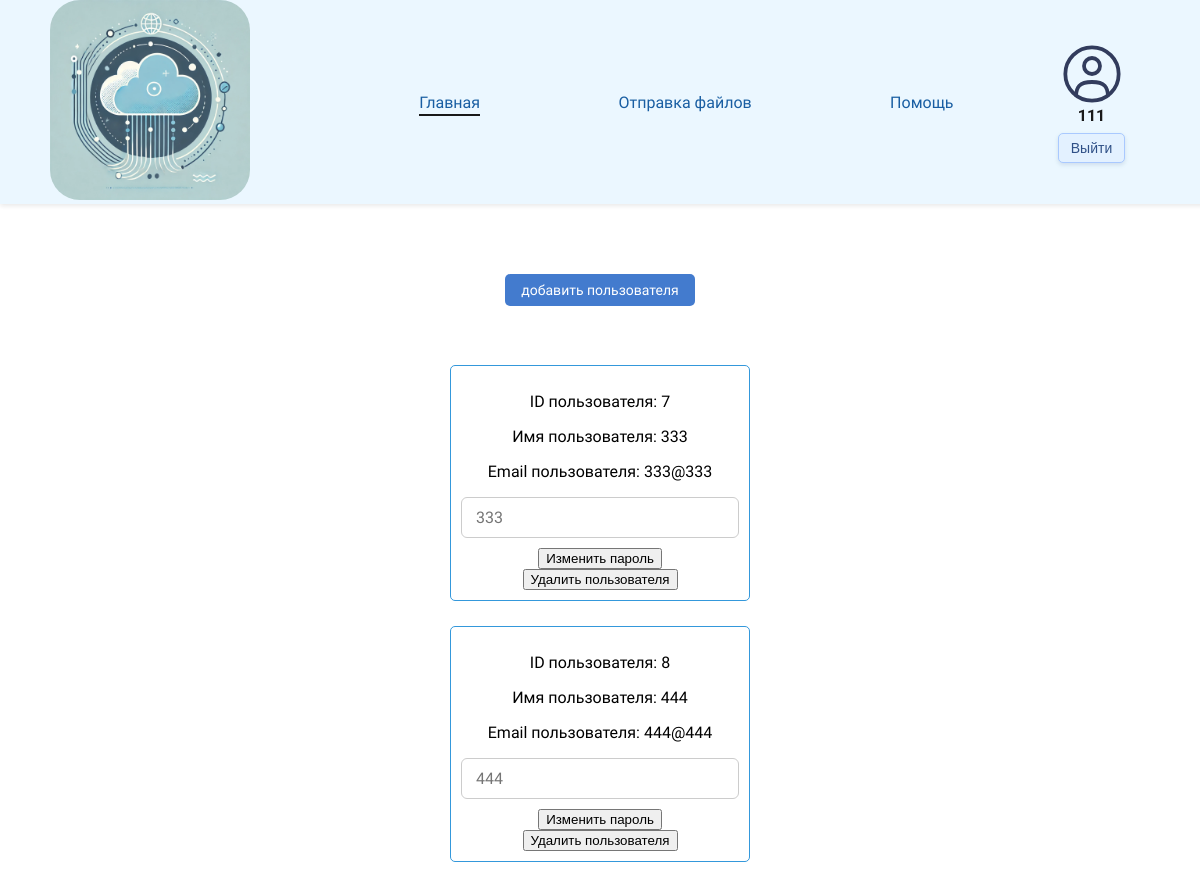
The app's page /pages/adminPage.php (signed in) with its own data.
### tables this page shows
CREATE TABLE `users` (
  `id` int NOT NULL,
  `login` varchar(230) NOT NULL,
  `email` varchar(200) NOT NULL,
  `password` varchar(200) NOT NULL,
  `role` enum('0','1') NOT NULL DEFAULT '0'
);

### pages/adminPage.php (the view, shortened to what this page needs)
<? session_start();
require_once '../db/connection.php';
$users = $conn->prepare('SELECT `id`, `login`, `email`, `password`, `role` FROM `users` WHERE id != ?');
$users->execute([$_SESSION['id']]);
$users = $users->fetchAll();
?>
<!DOCTYPE html>
<html lang="ru">
<head>
    <link rel="stylesheet" href="../css/style.css">
    <link rel="stylesheet" href="../css/adminPage.css">
</head>
<body>
    <header class="header">
        <a href="#"><img class="logo" src="../images/logo.webp" alt="Логотип компании"></a>
        <nav class="header__nav">
            <div class="header__cat">
                <a href="userPage.php" class="header__cat-link active">Главная</a>
                <a href="filesPage.php" class="header__cat-link">Отправка файлов</a>
                <a href="helpPage.php" class="header__cat-link">Помощь</a>
            </div>
            <div class="header__user">
                <div class="profile-container">
                    <div class="profile-container__info">
                        <p><? echo $_SESSION['login'] ?></p>
                    </div>
                    <form action="../php/logout.php" method="post" style="margin-top: 8px;">
                        <input class="profile-container__button" type="submit" value="Выйти">
                    </form>
                </div>
            </div>
        </nav>
    </header>
    <main class="page-content">
        <div class="header__manage">
            <div class="profile-container">
                <details id="registrationDetails">
                    <summary style="cursor: pointer;" class="sign_up">добавить пользователя</summary>
                </details>
            </div>
            <div style="margin-top: 30px;">
                <? foreach ($users as $user): ?>
                    <form class="users" action="../php/editUser.php" method="post">
                        <p>ID пользователя: <?= $user['id'] ?></p>
                        <p>Имя пользователя: <?= $user['login'] ?></p>
                        <p>Email пользователя: <?= $user['email'] ?></p>
                        <input style="margin-bottom: 10px;" type="text" name="changePass" placeholder="<?= $user['password']?>">
                        <input type="submit" name="changePassBtn" value="Изменить пароль">
                        <input type="submit" name="delUserBtn" value="Удалить пользователя">
                    </form>
                <?php endforeach; ?>
            </div>
        </div>
    </main>
</body>
</html>

### css/style.css (style rules this page uses)
body { margin: 0; font-family: 'Comfortaa', cursive; background-color: #ffffff; }
.header { position: fixed; top: 0; left: 0; width: 100%; background-color: white; z-index: 100; box-shadow: 0px 2px 5px rgba(0, 0, 0, 0.1); display: flex; padding: 0 50px 0 50px; justify-content: space-between; align-items: center; background-color: #e9f7ff; opacity: 0.9; }
.header__nav { display: flex; flex-direction: row; justify-content: space-between; width: 75vw; align-items: center; }
.header__cat { display: flex; flex-direction: row; width: 70vw; justify-content: space-around; margin-right: 35px; align-items: center; }
.header__user { display: flex; flex-direction: row; width: 20vw; }
.header__cat-link { position: relative; cursor: pointer; text-decoration: none; color: #004d99; transition: color 0.3s ease; }
.header__cat-link::after { content: ""; position: absolute; width: 100%; height: 2px; bottom: -4px; left: 0; background-color: black; transform: scaleX(0); transition: transform 0.3s ease; }
.header__cat-link.active::after { transform: scaleX(1); transform-origin: bottom left; }
.logo { width: 200px; height: 200px; border-radius: 15%; }
.profile-container { display: flex; flex-direction: column; align-items: center; position: relative; }
.profile-container p { font-size: 16px; margin: 0; font-weight: bold; }
summary { list-style: none; }
.sign_up { background-color: #437bce; border: none; color: white; padding: 8px 16px; text-align: center; text-decoration: none; display: inline-block; font-size: 14px; margin: 4px 2px; cursor: pointer; border-radius: 5px; }
.page-content { padding-top: 120px; }
body { margin: 0; font-family: "Comfortaa", cursive; background-color: #ffffff; }
.header { position: fixed; top: 0; left: 0; width: 100%; background-color: #e9f7ff; z-index: 100; box-shadow: 0px 2px 5px rgba(0, 0, 0, 0.1); display: flex; padding: 0 50px; justify-content: space-between; align-items: center; opacity: 0.9; }
.profile-container form { width: 100%; }
.profile-container__info { display: flex; flex-direction: column; text-align: center; }
.profile-container__button { width: 100%; background-color: #e0f0ff; color: #1a3e7b; border: 1px solid #a0c4ff; border-radius: 5px; padding: 6px 12px; font-size: 14px; cursor: pointer; transition: background-color 0.3s ease, box-shadow 0.3s ease; box-shadow: 0 2px 4px rgba(26, 62, 123, 0.15); }

### css/adminPage.css (style rules this page uses)
.header__manage { margin: 150px auto; display: flex; flex-direction: column; width: 300px; text-align: center; }
.users { border: 1px solid #3498db; margin: 25px auto; padding: 10px; border-radius: 5px; }
input[type="text"] { width: 100%; padding: 10px 14px; font-size: 16px; border: 1px solid #ccc; border-radius: 6px; background-color: #fff; transition: border-color 0.3s ease, box-shadow 0.3s ease; box-sizing: border-box; font-family: 'Comfortaa', cursive; }

### records on screen
users: id "7", login "333", email "333@333", changePass "333"
users: id "8", login "444", email "444@444", changePass "444"

### other values on screen
$_SESSION['login'] "111"
